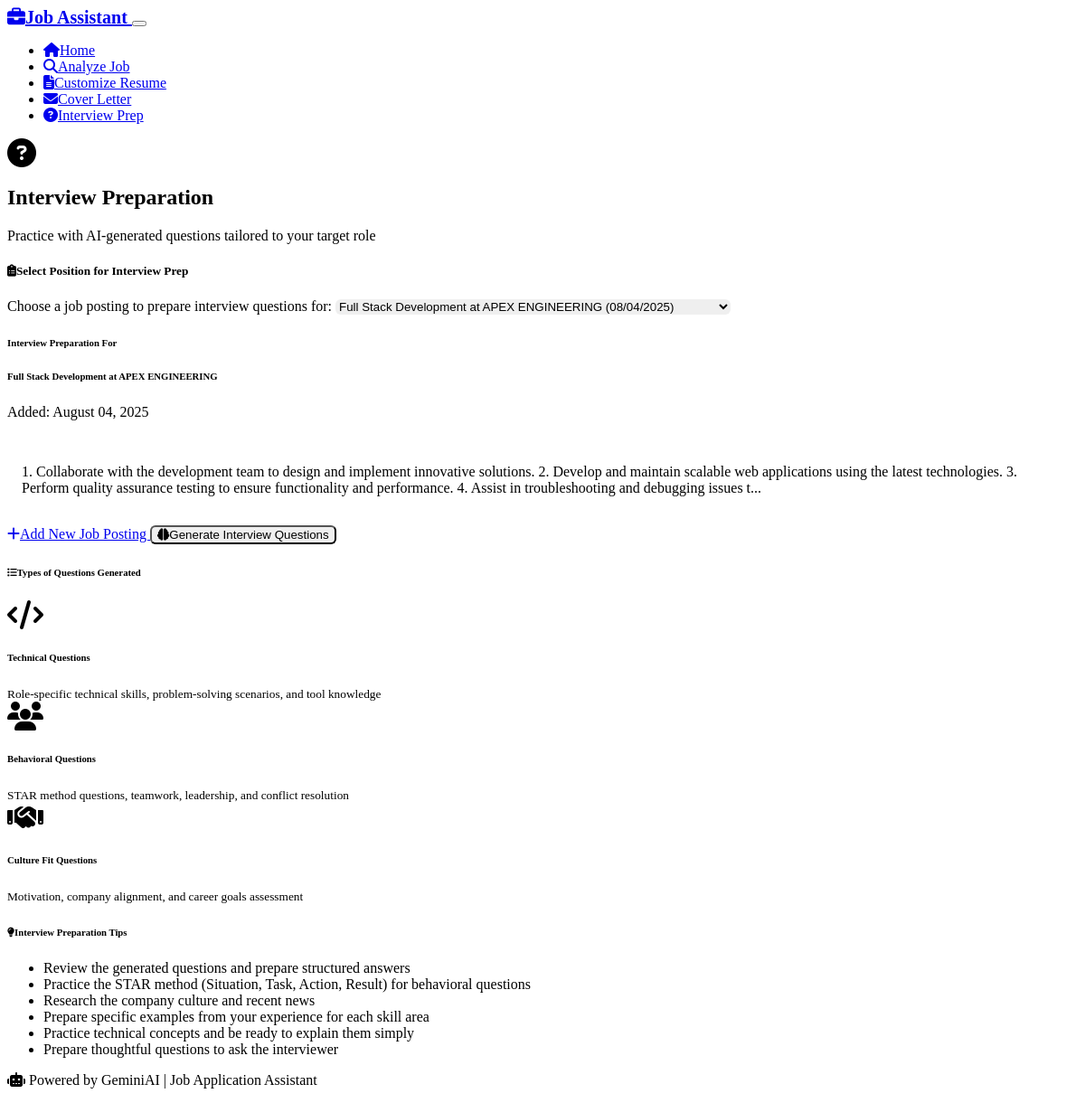
Screenshot of /interview_prep?job_id=1 with the database file from the repository.
### models.py (models this page shows, shortened)
class JobPosting(db.Model):
    __tablename__ = 'job_posting'
    id = db.Column(db.Integer, primary_key=True)
    title = db.Column(db.String(200), nullable=False)
    company = db.Column(db.String(100), nullable=False)
    description = db.Column(db.Text, nullable=False)
    requirements = db.Column(db.Text)
    created_at = db.Column(db.DateTime, default=datetime.utcnow)

### routes.py (the view)
@app.route('/interview_prep')
def interview_prep():
    job_id = request.args.get('job_id')
    job_posting = None
    if job_id:
        job_posting = JobPosting.query.get(job_id)
    jobs = JobPosting.query.order_by(JobPosting.created_at.desc()).limit(10).all()
    return render_template('interview_prep.html',
                         jobs=jobs,
                         selected_job=job_posting)

### templates/interview_prep.html (shortened to what this page needs)
{% extends "base.html" %}
{% block content %}
<div class="container mt-4">
    <div class="row">
        <div class="col-12">
            <div class="d-flex align-items-center mb-4">
                <i class="fas fa-question-circle fa-2x text-warning me-3"></i>
                <div>
                    <h2 class="mb-0">Interview Preparation</h2>
                    <p class="text-muted mb-0">Practice with AI-generated questions tailored to your target role</p>
                </div>
            </div>
        </div>
    </div>
    <div class="row">
        <div class="col-lg-8 mx-auto">
            <div class="card">
                <div class="card-header">
                    <h5 class="card-title mb-0">
                        <i class="fas fa-clipboard-list me-2"></i>Select Position for Interview Prep
                    </h5>
                </div>
                <div class="card-body">
                    {% if jobs %}
                    <form method="POST" action="{{ url_for('process_interview_prep') }}">
                        <div class="mb-4">
                            <label for="job_id" class="form-label">Choose a job posting to prepare interview questions for:</label>
                            <select class="form-select" id="job_id" name="job_id" required>
                                {% for job in jobs %}
                                <option value="{{ job.id }}"
                                        {% if selected_job and selected_job.id == job.id %}selected{% endif %}>
                                    {{ job.title }} at {{ job.company }}
                                </option>
                                {% endfor %}
                            </select>
                        </div>
                        {% if selected_job %}
                        <div class="card mb-4">
                            <div class="card-header">
                                <h6 class="mb-0">Interview Preparation For</h6>
                            </div>
                            <div class="card-body">
                                <h6><strong>{{ selected_job.title }}</strong> at {{ selected_job.company }}</h6>
                                <p class="text-muted small mb-2">Added: {{ selected_job.created_at.strftime('%B %d, %Y') }}</p>
                                <div class="description-preview">
                                    <p class="mb-0">{{ selected_job.description[:300] }}{% if selected_job.description|length > 300 %}...{% endif %}</p>
                                </div>
                            </div>
                        </div>
                        {% endif %}
                        <div class="d-grid gap-2 d-md-flex justify-content-md-between">
                            <a href="{{ url_for('analyze_job') }}" class="btn btn-outline-primary">
                                <i class="fas fa-plus me-2"></i>Add New Job Posting
                            </a>
                            <button type="submit" class="btn btn-warning">
                                <i class="fas fa-brain me-2"></i>Generate Interview Questions
                            </button>
                        </div>
                    </form>
                    {% endif %}
                </div>
            </div>
            <div class="card mt-4">
                <div class="card-header">
                    <h6 class="card-title mb-0">
                        <i class="fas fa-list me-2 text-info"></i>Types of Questions Generated
                    </h6>
                </div>
                <div class="card-body">
                    <div class="row">
                        <div class="col-md-4 text-center mb-3">
                            <i class="fas fa-code fa-2x text-primary mb-2"></i>
                            <h6>Technical Questions</h6>
                            <small class="text-muted">Role-specific technical skills, problem-solving scenarios, and tool knowledge</small>
                        </div>
                        <div class="col-md-4 text-center mb-3">
                            <i class="fas fa-users fa-2x text-success mb-2"></i>
                            <h6>Behavioral Questions</h6>
                            <small class="text-muted">STAR method questions, teamwork, leadership, and conflict resolution</small>
                        </div>
                        <div class="col-md-4 text-center mb-3">
                            <i class="fas fa-handshake fa-2x text-warning mb-2"></i>
                            <h6>Culture Fit Questions</h6>
                            <small class="text-muted">Motivation, company alignment, and career goals assessment</small>
                        </div>
                    </div>
                </div>
            </div>
            <div class="card mt-4">
                <div class="card-header">
                    <h6 class="card-title mb-0">
                        <i class="fas fa-lightbulb me-2 text-warning"></i>Interview Preparation Tips
                    </h6>
                </div>
                <div class="card-body">
                    <ul class="mb-0">
                        <li class="mb-2">Review the generated questions and prepare structured answers</li>
                        <li class="mb-2">Practice the STAR method (Situation, Task, Action, Result) for behavioral questions</li>
                        <li class="mb-2">Research the company culture and recent news</li>
                        <li class="mb-2">Prepare specific examples from your experience for each skill area</li>
                        <li class="mb-2">Practice technical concepts and be ready to explain them simply</li>
                        <li>Prepare thoughtful questions to ask the interviewer</li>
                    </ul>
                </div>
            </div>
        </div>
    </div>
</div>
{% endblock %}

### static/style.css (style rules this page uses)
.card { transition: transform 0.2s ease-in-out, box-shadow 0.2s ease-in-out; }
.form-control, .form-select { border-radius: 0.375rem; border: 1px solid var(--bs-border-color); }
.btn { border-radius: 0.375rem; font-weight: 500; transition: all 0.15s ease-in-out; }
.description-preview { background: var(--bs-secondary-bg); padding: 1rem; border-radius: 0.375rem; border-left: 4px solid var(--bs-primary); }
[data-bs-theme="dark"] .description-preview { background: var(--bs-dark); border-left-color: var(--bs-info); }
[data-bs-theme="dark"] .card { border: 1px solid var(--bs-border-color); }

### rows the page displays
JobPosting: title "Full Stack Development", company "APEX ENGINEERING", created_at "August 04, 2025", description "1. Collaborate with the development team to design and implement innovative solutions. 2. Develop and maintain scalable web applications using the latest technologies. 3. Perform quality assurance testing to ensure functionality and performance. 4. Assist in troubleshooting and debugging issues t"

### other values shown
form field job_id "Full Stack Development at APEX ENGINEERING (08/04/2025)"
